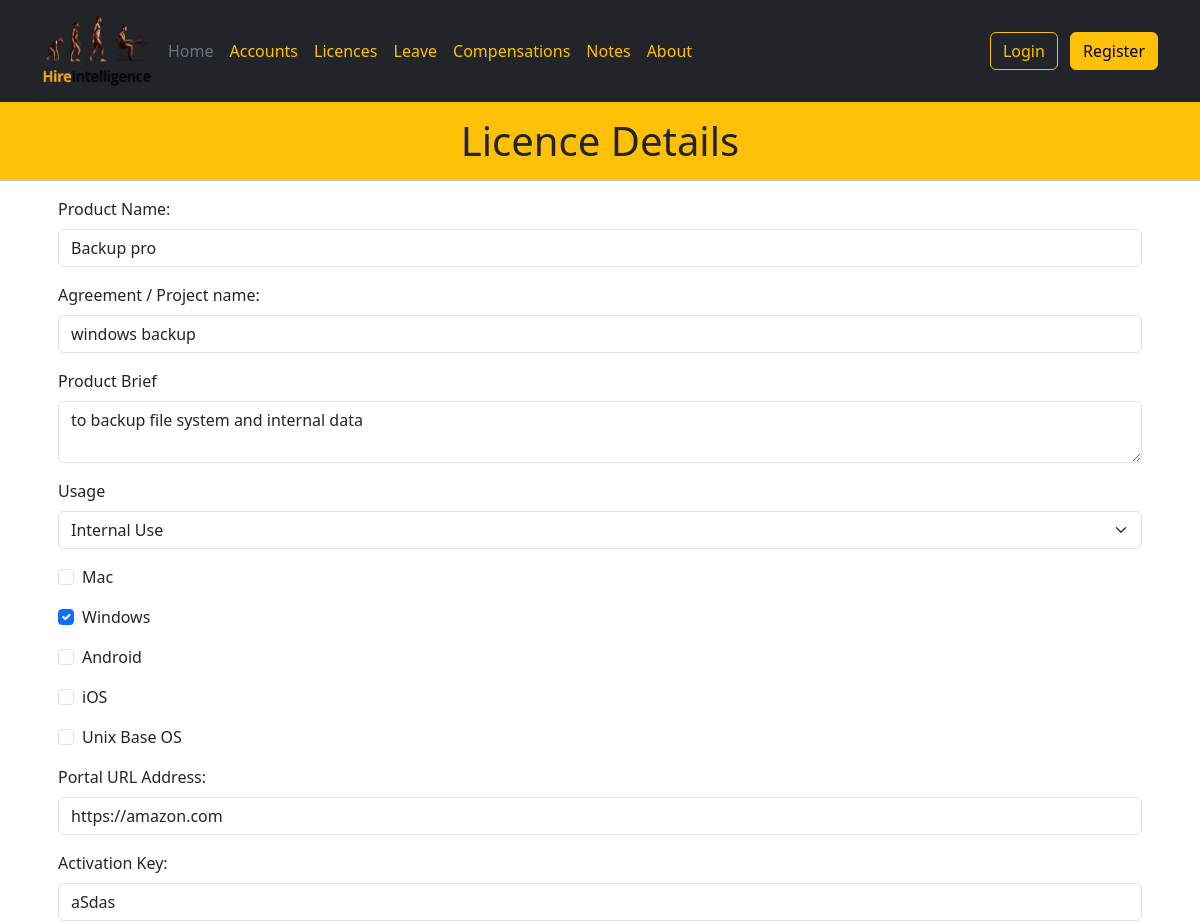
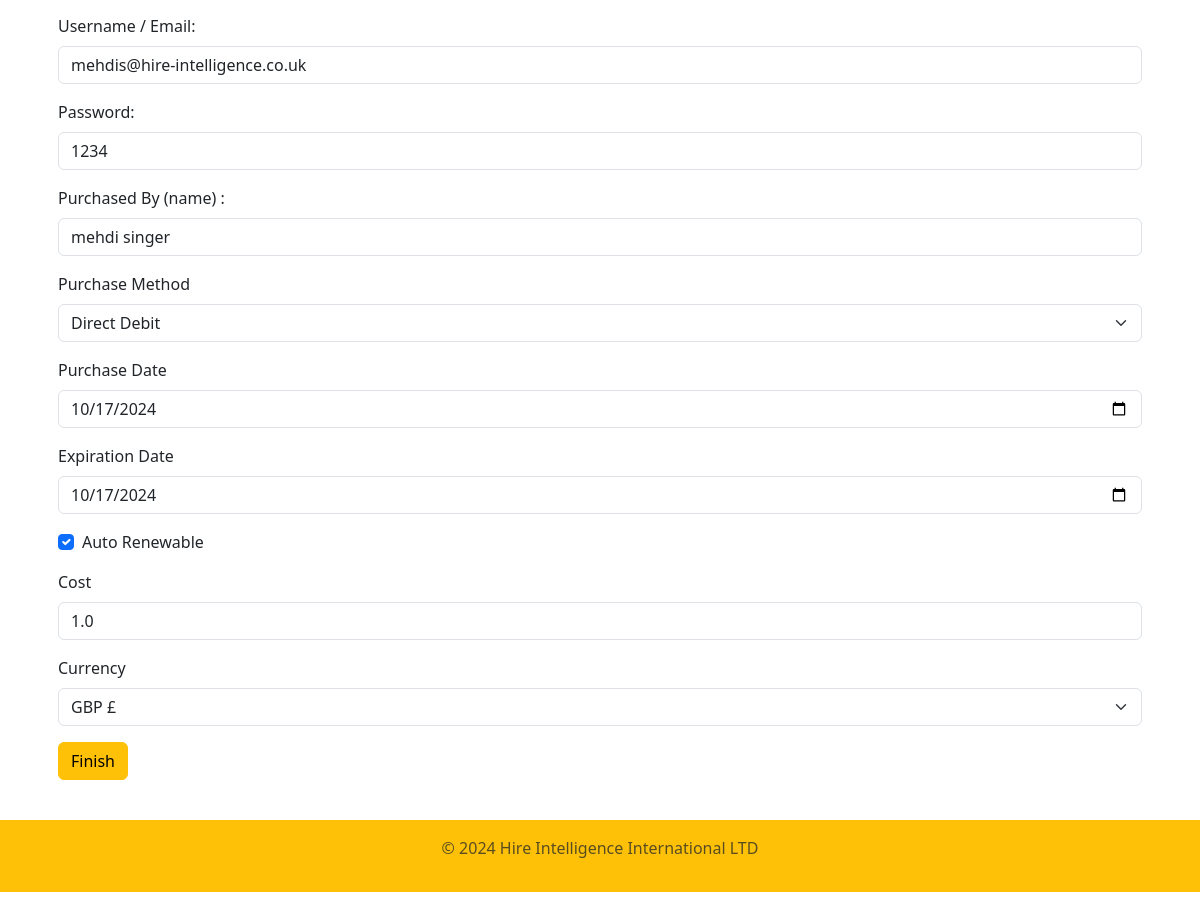
Page /licence_detail/1 on the committed database (2 pictures, top to bottom).
### models.py (models this page shows)
class Licence(db.Model):
    id = db.Column(db.Integer, primary_key=True, autoincrement=True)
    date = db.Column(db.DateTime(timezone=True))
    product_name = db.Column(db.String)
    agreement = db.Column(db.String)
    product_detail = db.Column(db.String)
    usage = db.Column(db.String)
    mac = db.Column(db.Boolean)
    windows = db.Column(db.Boolean)
    android = db.Column(db.Boolean)
    ios = db.Column(db.Boolean)
    unix = db.Column(db.Boolean)
    portal_url = db.Column(db.String)
    activation_key = db.Column(db.String)
    username = db.Column(db.String)
    password = db.Column(db.String)
    purchased_by = db.Column(db.String)
    purchased_date = db.Column(db.DateTime(timezone=True))
    purchase_method = db.Column(db.String)
    expiration_date = db.Column(db.DateTime(timezone=True))
    auto_renew = db.Column(db.Boolean)
    cost = db.Column(db.Float)
    currency = db.Column(db.String)

### views.py (the view, shortened to what this page needs)
    @app.route("/licence_detail/<int:licence_id>", methods=("GET", "POST"))
    def licence_detail(licence_id):
        licence = db.get_or_404(Licence, licence_id )
        form = LicenceEditForm(
                product_name = licence.product_name,
                agreement = licence.agreement,
                product_detail = licence.product_detail,
                usage = licence.usage,
                mac = licence.mac,
                windows = licence.windows,
                android = licence.android,
                ios =  licence.ios,
                unix = licence.unix,
                portal_url = licence.portal_url,
                activation_key = licence.activation_key,
                username = licence.username,
                password = licence.password,
                purchased_by = licence.purchased_by,
                purchase_method = licence.purchase_method,
                purchased_date = licence.purchased_date,
                expiration_date = licence.expiration_date,
                auto_renew = licence.auto_renew,
                cost = licence.cost,
                currency = licence.currency
            )
        return render_template("licence-details.html", title="Licence Details",
            year=datetime.now().year, form = form)

### templates/licence-details.html (shortened to what this page needs)
{% extends "base.html" %}
{% block content %}
<h1 class="text-center">{{title}}</h1>
<hr>
<div class="container ">
    <div class="row">
            <div class="col-sm m-3">
                    {{render_form(form)}}
            </div>
    </div>
</div>
{% endblock %}
{% block year %} {{year}} {% endblock %}

### static/style/style.css (style rules this page uses)
h1 { background-color: #ffc107; margin: 0px; padding: 15px; }
hr { background-color: #ffc107; margin : 0px; }

### rows in the picture
Licence: product_name "Backup pro", agreement "windows backup", product_detail "to backup file system and internal data", usage "Internal Use", windows "☑", portal_url "https://amazon.com", activation_key "aSdas", username "mehdis@hire-intelligence.co.uk", password "1234", purchased_by "mehdi singer", purchase_method "Direct Debit", purchased_date "10/17/2024", expiration_date "10/17/2024", auto_renew "☑", cost "1.0", currency "GBP £"

### other values in the picture
{{ title }} "Licence Details"
